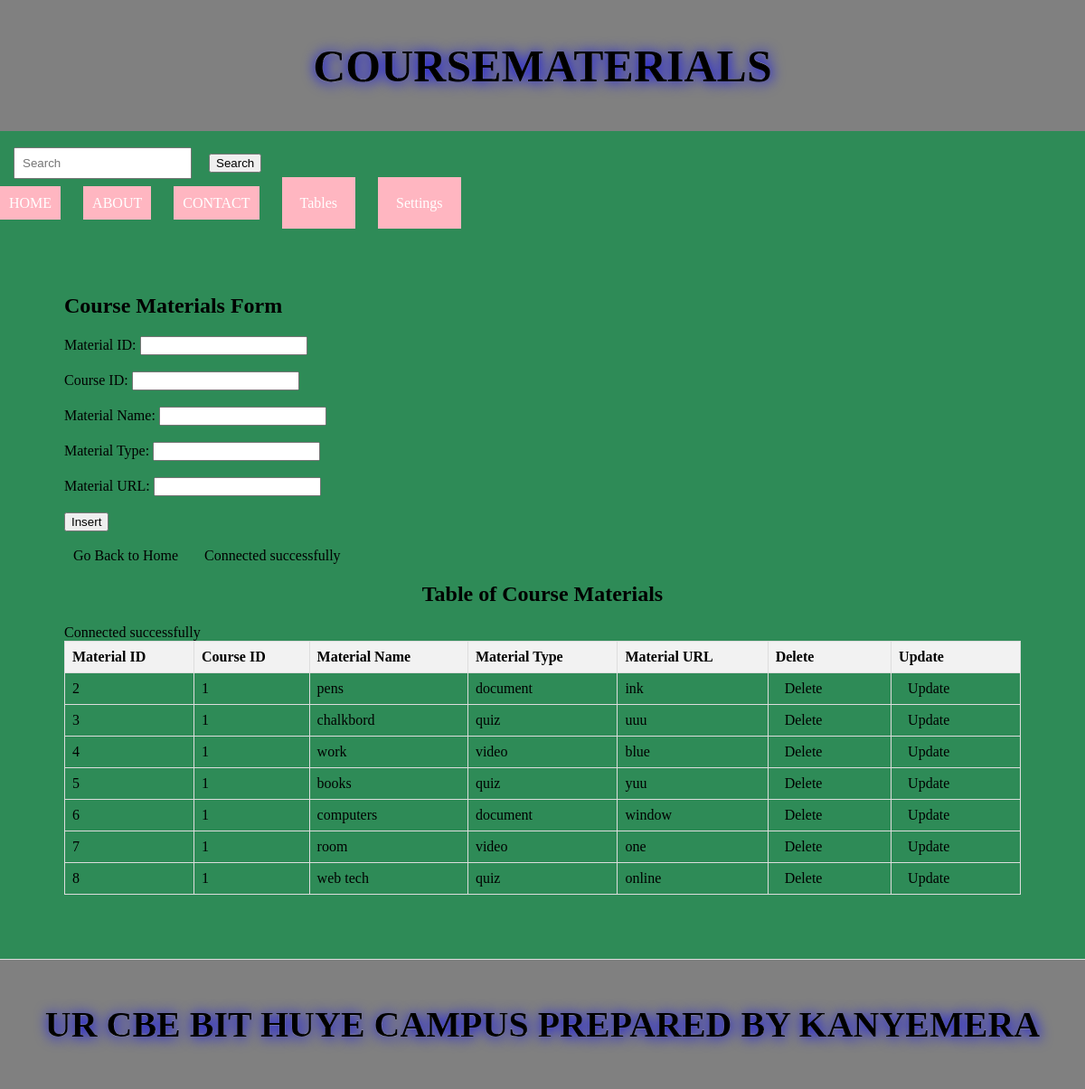
Page /coursematerials.php on the committed database.
### tables this page shows
CREATE TABLE `coursematerials` (
  `material_id` int(11) NOT NULL,
  `course_id` int(11) DEFAULT NULL,
  `material_name` varchar(100) DEFAULT NULL,
  `material_type` enum('video','document','quiz') DEFAULT NULL,
  `material_url` varchar(255) DEFAULT NULL
);

### coursematerials.php (the view, shortened to what this page needs)
<!DOCTYPE html>
<html lang="en">
<head>
  <link rel="stylesheet" type="text/css" href="style.css" title="style 1" media="screen, tv, projection, handheld, print"/>
</head>
<body bgcolor="gray">
  <header>
    <h1 class="text-center text-white" style="font-family: impact; font-size: 50px; text-shadow: 1px 1px 15px blue; -webkit-text-stroke:0.1px white;">COURSEMATERIALS
  </header><br>
  <form class="d-flex" role="search" action="search.php">
    <input class="form-control me-2" type="search" placeholder="Search" aria-label="Search" name="query">
    <button class="btn btn-outline-success" type="submit">Search</button>
  </form><br>
  <ul>
     <li style="display: inline; margin-right: 10px;"><a href="./home.html" style="padding: 10px; color: white; background-color: lightpink; text-decoration: none; margin-right: 15px;">HOME</a></li>
        <li style="display: inline; margin-right: 10px;"><a href="./about.html" style="padding: 10px; color: white; background-color: lightpink; text-decoration: none; margin-right: 15px;">ABOUT</a></li>
        <li style="display: inline; margin-right: 10px;"><a href="./contact.html" style="padding: 10px; color: white; background-color: lightpink; text-decoration: none; margin-right: 15px;">CONTACT</a></li>
    <li class="dropdown">
      <a href="#" style="padding: 20px; color: white; background-color:lightpink; text-decoration: none;">Tables</a>
    </li>
    <li class="dropdown">
      <a href="#" style="padding: 20px; color: white; background-color:lightpink; text-decoration: none;">Settings</a>
    </li>
  </ul>
<section>
    <h1>Course Materials Form</h1>
    <form method="post" action="coursematerials.php">
        <label for="material_id">Material ID:</label>
        <input type="number" id="material_id" name="material_id" required><br><br>
        <label for="course_id">Course ID:</label>
        <input type="number" id="course_id" name="course_id" required><br><br>
        <label for="material_name">Material Name:</label>
        <input type="text" id="material_name" name="material_name" required><br><br>
        <label for="material_type">Material Type:</label>
        <input type="text" id="material_type" name="material_type" required><br><br>
        <label for="material_url">Material URL:</label>
        <input type="text" id="material_url" name="material_url" required><br><br>
        <input type="submit" name="insert" value="Insert"><br><br>
    </form>
    <a href="./home.html">Go Back to Home</a>
    <?php
    include('database_connection.php');
    ?>
    <center><h2>Table of Course Materials</h2></center>
    <table>
        <tr>
            <th>Material ID</th>
            <th>Course ID</th>
            <th>Material Name</th>
            <th>Material Type</th>
            <th>Material URL</th>
            <th>Delete</th>
            <th>Update</th>
        </tr>
        <?php
        include('database_connection.php');
        $sql = "SELECT * FROM coursematerials";
        $result = $connection->query($sql);
        if ($result->num_rows > 0) {
            while ($row = $result->fetch_assoc()) {
                $material_id = $row["material_id"];
                echo "<tr>
                    <td>" . $row["material_id"] . "</td>
                    <td>" . $row["course_id"] . "</td>
                    <td>" . $row["material_name"] . "</td>
                    <td>" . $row["material_type"] . "</td>
                    <td>" . $row["material_url"] . "</td>
                    <td><a href='delete_coursematerials.php?material_id=$material_id'>Delete</a></td>
                    <td><a href='update_coursematerials.php?material_id=$material_id'>Update</a></td>
                </tr>";
            }
        } else {
            echo "<tr><td colspan='7'>No data found</td></tr>";
        }
        ?>
    </table>
</section>
<footer>
    <center>
        <b><h2 class="text-center text-white" style="font-family: impact; font-size: 40px; text-shadow: 1px 1px 15px blue; -webkit-text-stroke:0.1px white;">UR CBE BIT  HUYE CAMPUS PREPARED BY KANYEMERA
    </center>
</footer>
</body>
</html>

### style.css (style rules this page uses)
body { font-family: Arial, sans-serif; margin: 0; padding: 0; }
header { background-color:seagreen; padding: 20px; }
.dropdown { position: relative; display: inline; margin-right: 10px; }

### coursematerials.php (style rules this page uses)
body { margin: 0; padding: 0; font-family: 'Times New Roman', serif; background:seagreen; }
a { padding: 10px; color:white; text-decoration: none; margin-right: 15px; }
a:link { color:black; }
button.btn { margin-left: 15px; margin-top: 4px; }
input.form-control { margin-left: 15px; padding: 8px; }
section { padding: 71px; border-bottom: 1px solid #ddd; }
footer { text-align: center; padding: 15px; background-color: grey; }
header { background-color: grey; padding: 10px; text-align: center; }
ul { list-style-type: none; padding: 0; margin: 0; display: flex; align-items: center; }
li { margin-right: 10px; }
.dropdown { position: relative; display: inline-block; }
table { width: 100%; border-collapse: collapse; }
th, td { border: 1px solid #ddd; padding: 8px; text-align: left; }
th { background-color:#f2f2f2; }

### rows in the picture
coursematerials: material_id "2", course "1", material_name "pens", material_type "document", material_url "ink"
coursematerials: material_id "3", course "1", material_name "chalkbord", material_type "quiz", material_url "uuu"
coursematerials: material_id "4", course "1", material_name "work", material_type "video", material_url "blue"
coursematerials: material_id "5", course "1", material_name "books", material_type "quiz", material_url "yuu"
coursematerials: material_id "6", course "1", material_name "computers", material_type "document", material_url "window"
coursematerials: material_id "7", course "1", material_name "room", material_type "video", material_url "one"
coursematerials: material_id "8", course "1", material_name "web tech", material_type "quiz", material_url "online"
